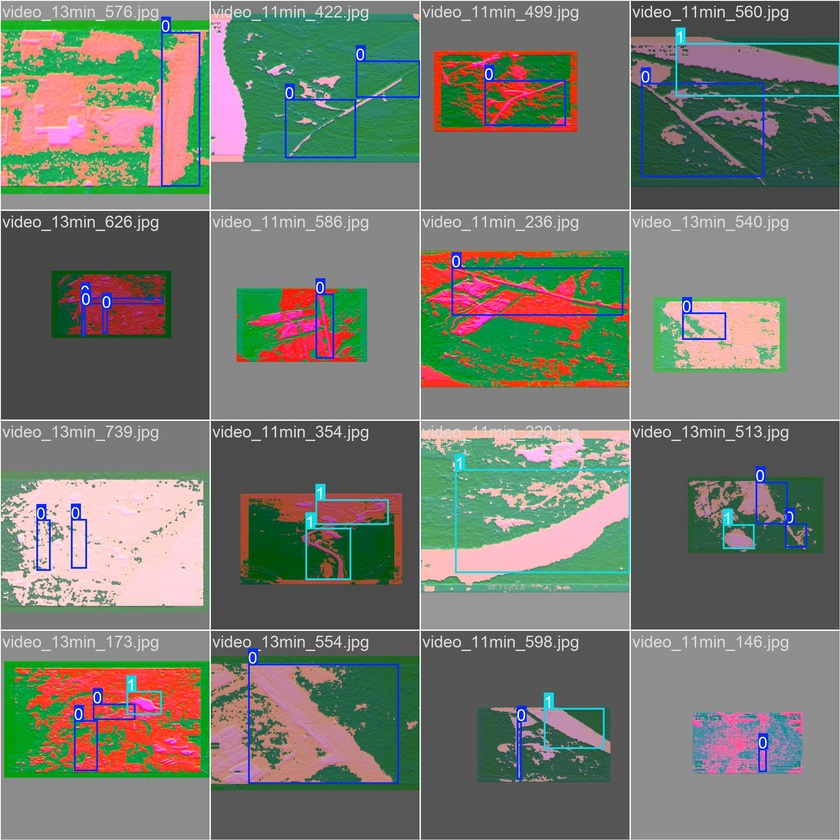
#> input picture runs/detect/flir_yolov11l_preprocesado/train_batch1560.jpg, 840 x 840 px, shrunk from 1920 x 1920 before the run, given as the content of the folder ./runs/detect/flir_yolov11l_preprocesado/train_batch1560.jpg, which was not available
$ python filter.py ../runs/detect/flir_yolov11l_preprocesado/train_batch1560.jpg ../runs/detect/flir_yolov11l_preprocesado/train_batch1561.jpg   (older library calls are emulated)
#> lines starting #> are read from the running program, lines starting #| are printed output that depends on the picture; after the words box and inside, x2 and y2 are one past the last pixel; in counts of white or black regions, pixels touching at a corner belong together; pictures that were not available may be replaced by others from this repository, and a replacement may not be noted
import os
import sys
import cv2
import gc
import numpy as np
from skimage import io
from skimage.segmentation import chan_vese
from skimage.morphology import dilation, erosion
from skimage.segmentation import slic
from skimage.filters.rank import median
from skimage.filters import gaussian
from cv2.ximgproc import guidedFilter

def mask_overlays(gray):
    _, mask = cv2.threshold(gray, 250, 255, cv2.THRESH_BINARY)
    return cv2.inpaint(gray, mask, inpaintRadius=3, flags=cv2.INPAINT_TELEA)

def apply_gabor_bank(img, ksize=15, sig=2.0, lam=10.0, gamma=0.5):
    thetas = np.arange(0, np.pi, np.pi / 6)
    responses = []
    for theta in thetas:
        kern = cv2.getGaborKernel((ksize, ksize), sig, theta, lam, gamma)
        fimg = cv2.filter2D(img, cv2.CV_32F, kern)
        fimg = cv2.normalize(fimg, None, 0, 255, cv2.NORM_MINMAX).astype(np.uint8)
        responses.append(fimg)
    return responses

def process_image(image_path):
#> called with image_path = '_only/train_batch1560.jpg'
    img = cv2.imread(image_path, cv2.IMREAD_UNCHANGED)
#> img is the input picture: shape (840, 840, 3); mean B, G, R 112, 121.9, 117.5
    img_rgb = img[:, :, :3]

    gray = cv2.cvtColor(img_rgb, cv2.COLOR_BGR2GRAY)
    gray = mask_overlays(gray)
#> in mask_overlays, `_, mask = cv2.threshold(gray, 250, 255, cv2.THRESH_BINARY)`:
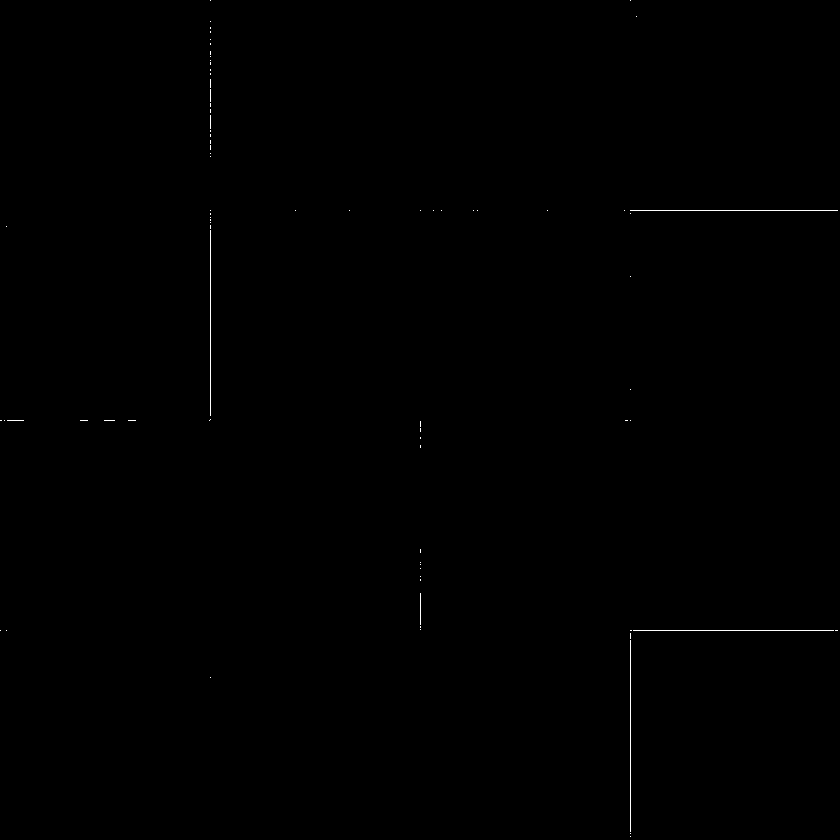
#> mask: shape (840, 840); 0.15% white in thin lines or dots

    eroded_1 = erosion(gray, footprint=np.ones((5,5), dtype=np.uint8))
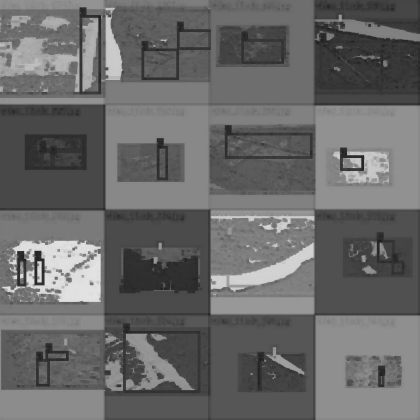
#> eroded_1: shape (840, 840) (shown at 1/2 size); min 31, max 228, mean 104.9
    dilated_1 = dilation(eroded_1, footprint=np.ones((5,5), dtype=np.uint8))
    cross_footprint = np.array([
        [0, 0, 1, 0, 0],
        [0, 0, 1, 0, 0],
        [1, 1, 1, 1, 1],
        [0, 0, 1, 0, 0],
        [0, 0, 1, 0, 0]
    ], dtype=np.uint8)
    dilated_2 = dilation(dilated_1, footprint=cross_footprint)
    morph = np.minimum(dilated_2, gray)

    # R channel: Gaussian + Median + Guided Filter
    den_gauss = gaussian(morph, sigma=1.5, preserve_range=True)
    den_gauss = (den_gauss).astype(np.uint8)
    den_med = median(den_gauss, np.ones((5,5), np.uint8))
    if den_med.dtype != np.uint8:
        den_med = (den_med * 255).astype(np.uint8) if den_med.max() <= 1.0 else den_med.astype(np.uint8)
    guided = guidedFilter(den_med, gray, radius=5, eps=1e-2)
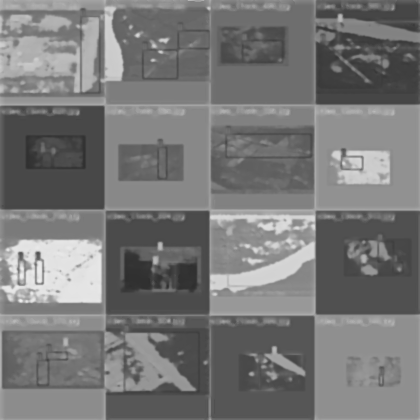
#> guided: shape (840, 840) (shown at 1/2 size); min 45, max 243, mean 119.3
    R = guided

    # G channel: Gabor filter
    gabor_feats = apply_gabor_bank(den_med)
#> after the loop in apply_gabor_bank, `for theta in thetas:`: responses = 6 items
#> gabor_feats = 6 items
    gabor_combined = np.mean(gabor_feats, axis=0).astype(np.uint8)
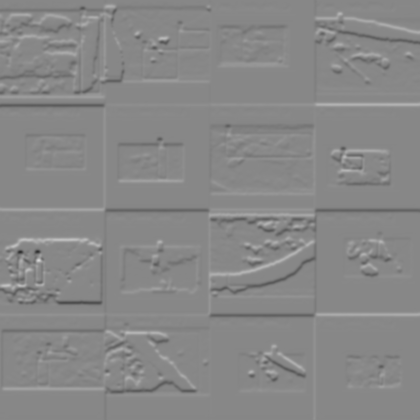
#> gabor_combined: shape (840, 840) (shown at 1/2 size); min 45, max 216, mean 135
    G = cv2.normalize(gabor_combined, None, 0, 255, cv2.NORM_MINMAX).astype(np.uint8)

    # B channel: Segmentation Chan-Vese
    segments = chan_vese(gray, mu=0.25, tol=1e-3, max_num_iter=100, dt=0.5, init_level_set="checkerboard", extended_output=True)
    img_segments = np.zeros_like(gray)
    for i, label in enumerate(np.unique(segments[0])):
        mask = (segments[0] == label)
        img_segments[mask] = (i + 1) * (255 // len(np.unique(segments[0])))
#> this loop made 2 passes
#> label on passes 1 to 2: False, True
#> pass 1, in process_image, `mask = (segments[0] == label)`:
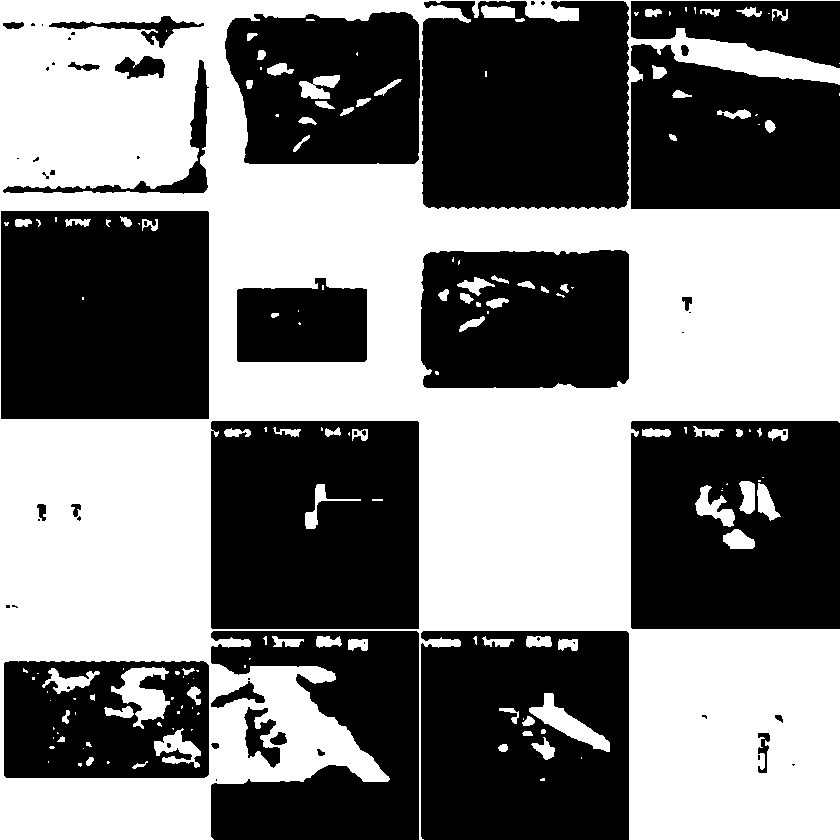
#> mask: shape (840, 840) bool; 48.7% white; 154 white regions (73 under 20 px), largest, box (x1, y1, x2, y2) and area: (0, 0, 840, 840) 328006, (111, 667, 170, 729) 1719, (529, 693, 610, 752) 1501
    B = cv2.normalize(img_segments, None, 0, 255, cv2.NORM_MINMAX).astype(np.uint8)

    # Combine channels
    rgb_image = np.dstack((R,G,B))
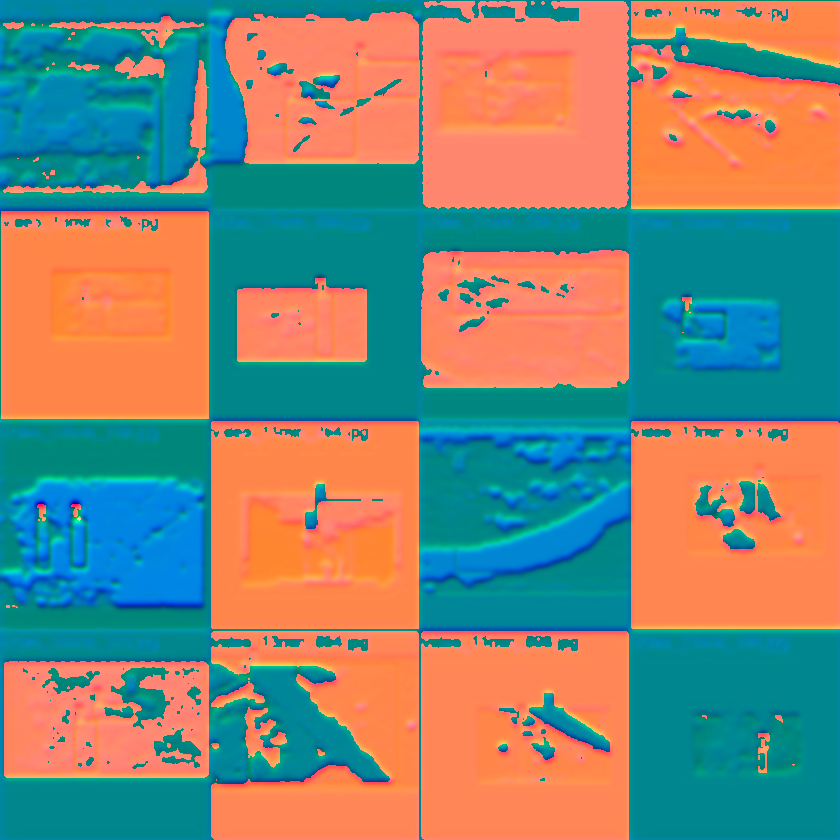
#> rgb_image: shape (840, 840, 3); mean of channels 0, 1, 2 119.3, 134.2, 130.7; drawn as B, G, R
    del gray, R, G, B, img_segments, gabor_feats, gabor_combined, segments
    return rgb_image

def main(input_dir, output_dir):
    for root, _, files in os.walk(input_dir):
        file_index = 0
        while file_index < len(files):
            file = files[file_index]
            file_index += 1
            in_path = os.path.join(root, file)
            rel = os.path.relpath(in_path, input_dir)
            out_dir = os.path.join(output_dir, os.path.dirname(rel))
            os.makedirs(out_dir, exist_ok=True)
            out_path = os.path.join(out_dir, file)
            try:
                rgb_img = process_image(in_path)
            except Exception as e:
                print(f"Failed: {in_path} ({type(e).__name__}: {e})")
                continue

            base, _ = os.path.splitext(out_path)
            cv2.imwrite(base + '.jpg', rgb_img)

            print(f"Processed: IN {in_path} -> OUT {out_path}")
            del rgb_img
            gc.collect()

if __name__ == "__main__":
    if len(sys.argv) != 3:
        print("Usage: python filter.py <input_folder_path> <output_folder_path>")
        sys.exit(1)
    inp, outp = sys.argv[1], sys.argv[2]
    if not os.path.exists(inp):
        print(f"Input folder not found: {inp}")
        sys.exit(1)
    main(inp, outp)

$ run again, on runs/detect/flir_yolov11l_preprocesado/train_batch1561.jpg
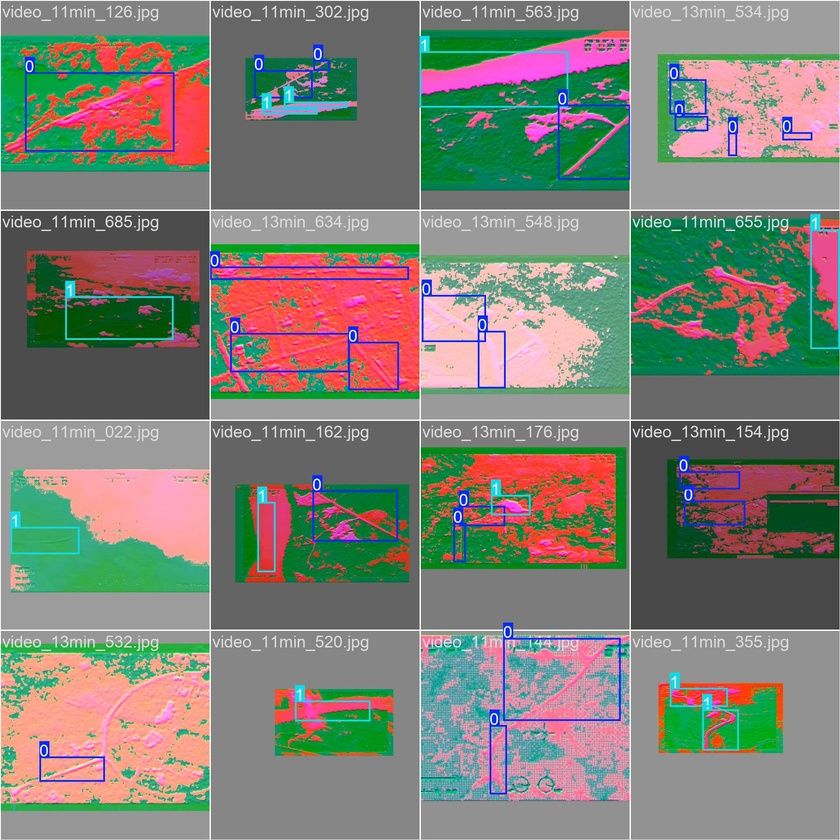
#> input picture runs/detect/flir_yolov11l_preprocesado/train_batch1561.jpg, 840 x 840 px, shrunk from 1920 x 1920 before the run, given as the content of the folder ./runs/detect/flir_yolov11l_preprocesado/train_batch1561.jpg, which was not available
#> in process_image, img is the input picture: shape (840, 840, 3); mean B, G, R 118.7, 127.7, 127.8
#> after the loop in apply_gabor_bank, `for theta in thetas:`: responses = 6 items
#> the loop in process_image, `for i, label in enumerate(np.unique(segments[0])):` made 2 passes
#> label on passes 1 to 2: False, True
#> pass 1, in process_image, `mask = (segments[0] == label)`:
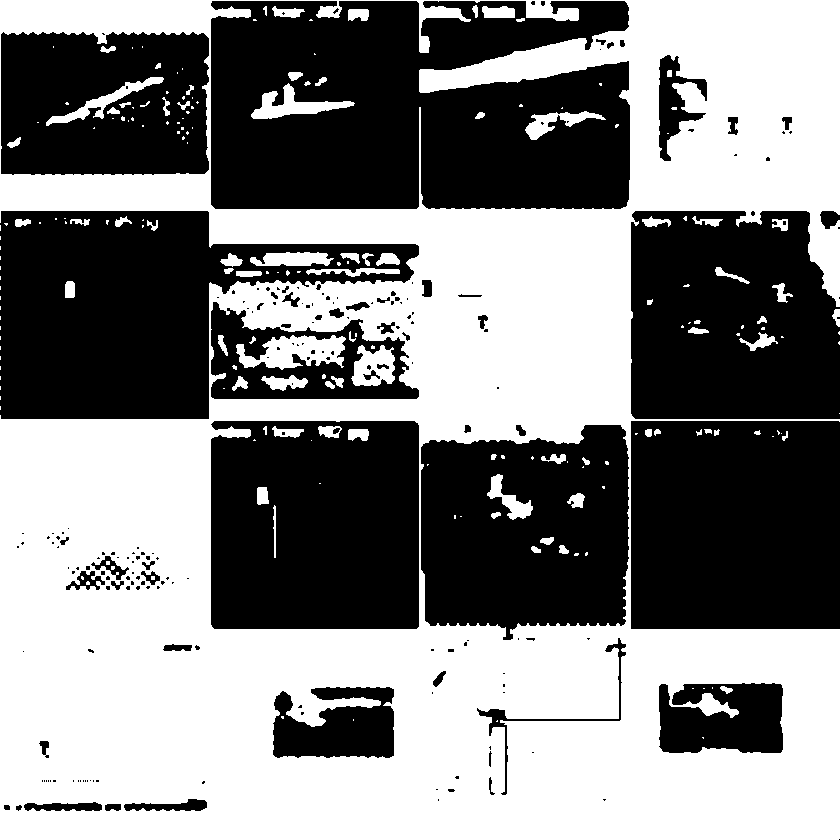
#> mask: shape (840, 840) bool; 51.2% white; 202 black regions (147 under 20 px), largest, box (x1, y1, x2, y2) and area: (211, 1, 630, 209) 75331, (0, 211, 419, 419) 48630, (631, 421, 840, 629) 43238
#> in process_image, `rgb_image = np.dstack((R,G,B))`:
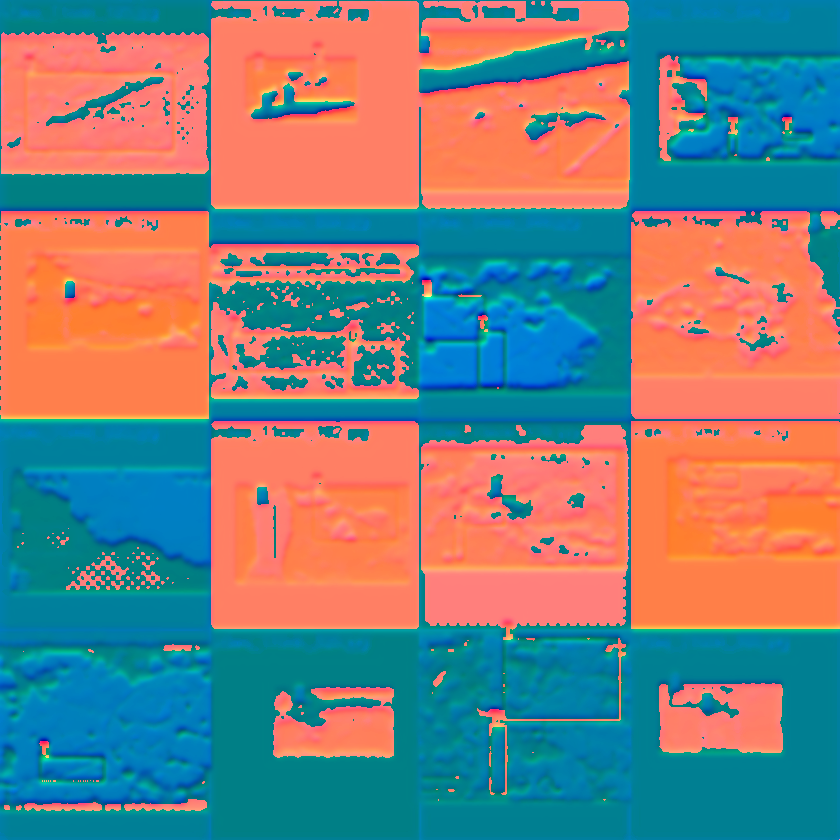
#> rgb_image: shape (840, 840, 3); mean of channels 0, 1, 2 126.6, 127.4, 124.4; drawn as B, G, R

$ run again, on runs/detect/flir_yolov11l_preprocesado/train_batch1562.jpg
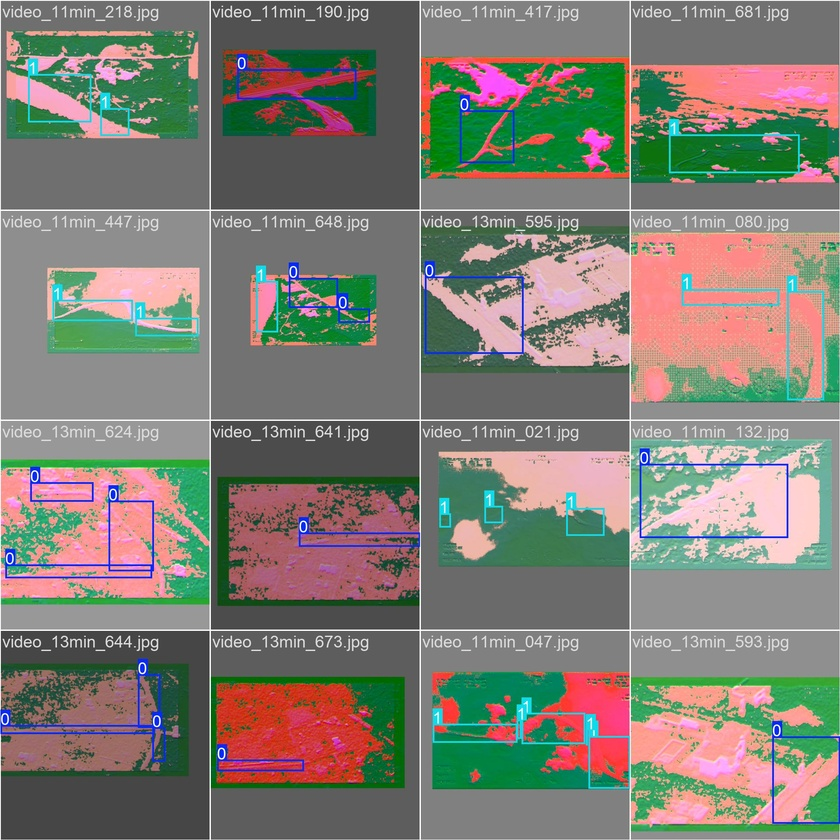
#> input picture runs/detect/flir_yolov11l_preprocesado/train_batch1562.jpg, 840 x 840 px, shrunk from 1920 x 1920 before the run, given as the content of the folder ./runs/detect/flir_yolov11l_preprocesado/train_batch1562.jpg, which was not available
#> in process_image, img is the input picture: shape (840, 840, 3); mean B, G, R 116.4, 125.6, 127.7
#> after the loop in apply_gabor_bank, `for theta in thetas:`: responses = 6 items
#> the loop in process_image, `for i, label in enumerate(np.unique(segments[0])):` made 2 passes
#> label on passes 1 to 2: False, True
#> pass 1, in process_image, `mask = (segments[0] == label)`:
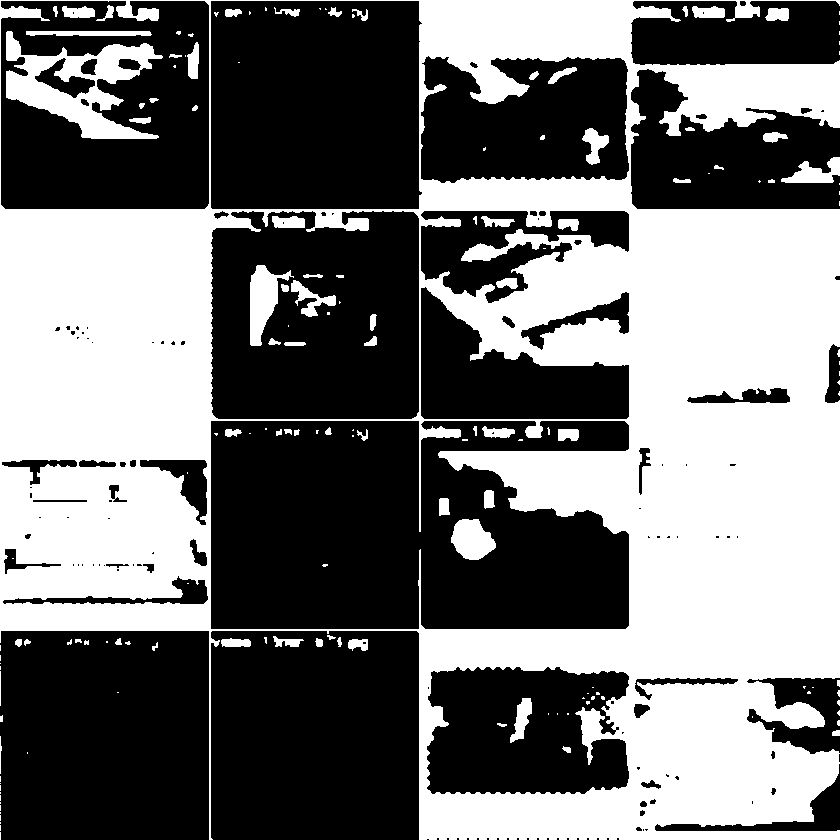
#> mask: shape (840, 840) bool; 44.8% white; 159 white regions (86 under 20 px), largest, box (x1, y1, x2, y2) and area: (0, 0, 840, 840) 296331, (6, 31, 163, 139) 7026, (250, 265, 294, 346) 1702
#> in process_image, `rgb_image = np.dstack((R,G,B))`:
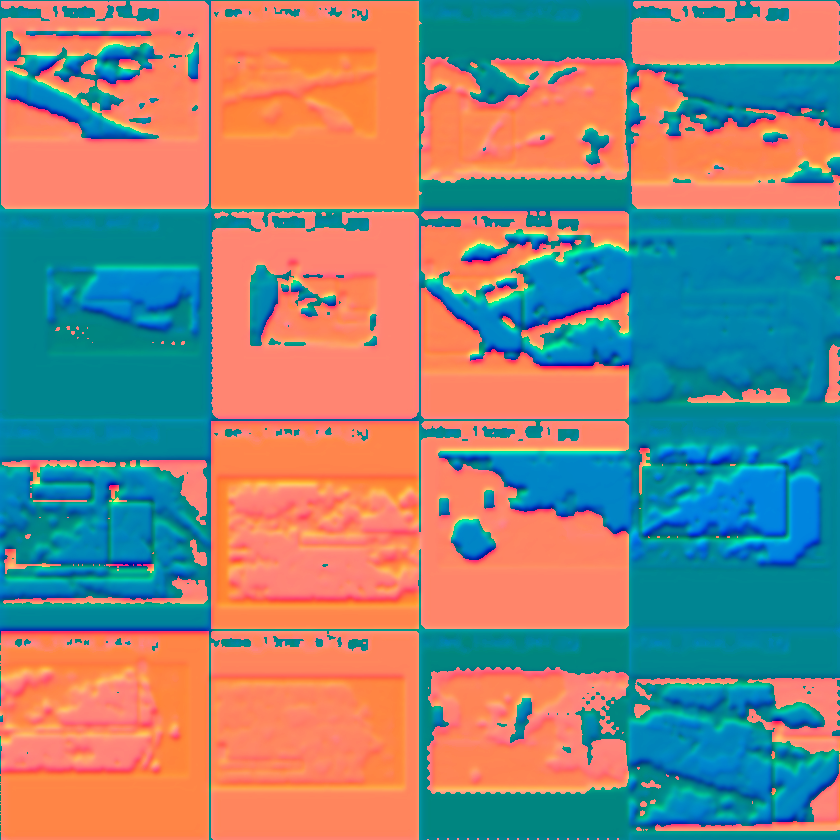
#> rgb_image: shape (840, 840, 3); mean of channels 0, 1, 2 125.1, 133, 140.7; drawn as B, G, R
